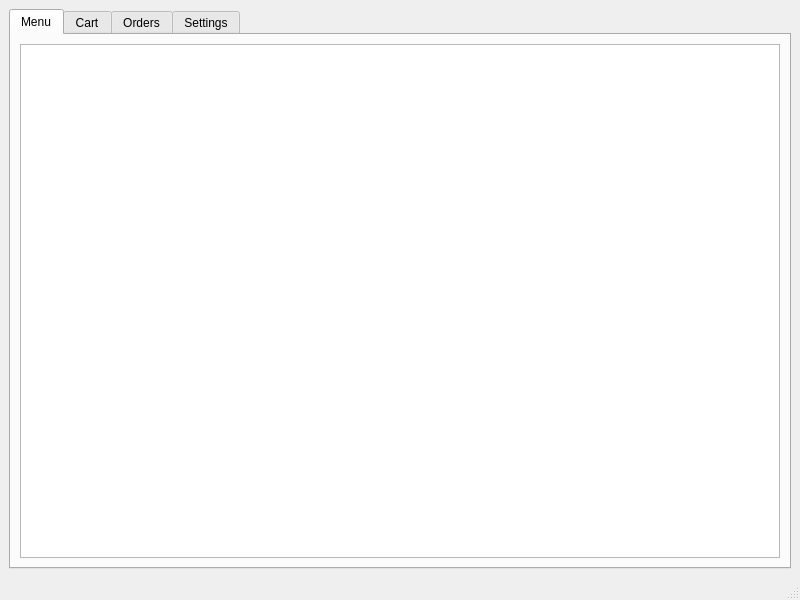
<?xml version="1.0" encoding="UTF-8"?>
<ui version="4.0">
 <class>MainWindow</class>
 <widget class="QMainWindow" name="MainWindow">
  <property name="geometry">
   <rect>
    <x>0</x>
    <y>0</y>
    <width>800</width>
    <height>600</height>
   </rect>
  </property>
  <property name="windowTitle">
   <string>Restaurant Menu Board</string>
  </property>


  <widget class="QWidget" name="centralwidget">
   <layout class="QVBoxLayout" name="verticalLayout">
    <item>
     <widget class="QTabWidget" name="tabWidget">
      <property name="currentIndex">
       <number>0</number>
      </property>
      
      <widget class="QWidget" name="menuTab">
       <attribute name="title">
        <string>Menu</string>
       </attribute>
       <layout class="QVBoxLayout" name="verticalLayout_2">
        <item>
         <widget class="QListWidget" name="menuList"/>
        </item>
       </layout>
      </widget>


      <widget class="QWidget" name="cartTab">
       <attribute name="title">
        <string>Cart</string>
       </attribute>
       <layout class="QVBoxLayout" name="verticalLayout_3">
        <item>
         <widget class="QListWidget" name="cartList"/>
        </item>
        <item>
         <widget class="QLabel" name="totalLabel">
          <property name="text">
           <string>Total: $0.00</string>
          </property>
          <property name="alignment">
           <set>Qt::AlignRight|Qt::AlignTrailing|Qt::AlignVCenter</set>
          </property>
         </widget>
        </item>
        <item>
         <layout class="QHBoxLayout" name="horizontalLayout">
          <item>
           <widget class="QPushButton" name="clearCartButton">
            <property name="text">
             <string>Clear Cart</string>
            </property>
           </widget>
          </item>
          <item>
           <widget class="QPushButton" name="orderButton">
            <property name="text">
             <string>Place Order</string>
            </property>
           </widget>
          </item>
         </layout>
        </item>
       </layout>
      </widget>


      <widget class="QWidget" name="ordersTab">
       <attribute name="title">
        <string>Orders</string>
       </attribute>


          <layout class="QVBoxLayout" name="verticalLayout">
    <item>
     <widget class="QPushButton" name="clickButton">
      <property name="minimumSize">
       <size>
        <width>200</width>
        <height>50</height>
       </size>
      </property>
      <property name="maximumSize">
       <size>
        <width>200</width>
        <height>50</height>
       </size>
      </property>
      <property name="text">
       <string>Click Me!</string>
      </property>
     </widget>
    </item>
   </layout>

   
      </widget>


      <widget class="QWidget" name="settingsTab">
       <attribute name="title">
        <string>Settings</string>
       </attribute>
      </widget>


     </widget>
    </item>
   </layout>
  </widget>
  <widget class="QStatusBar" name="statusbar"/>
 </widget>
 <resources/>
 <connections/>
</ui>
